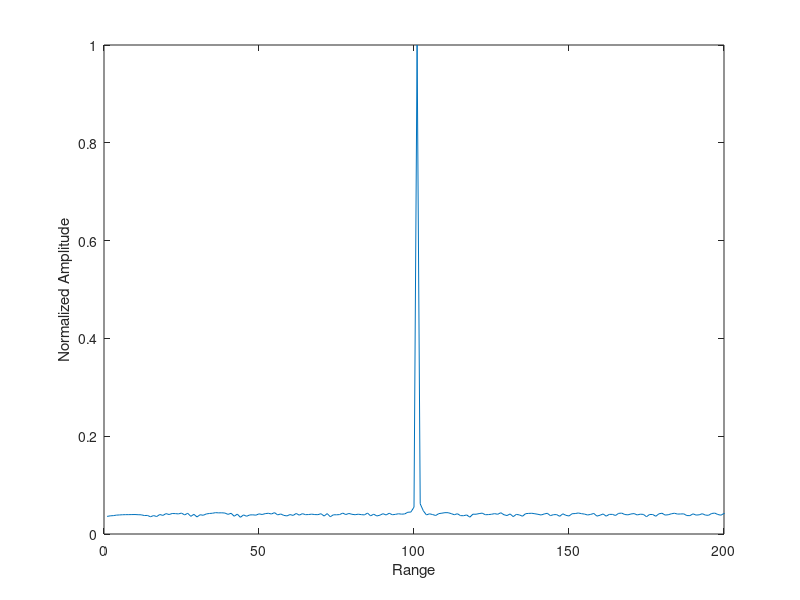
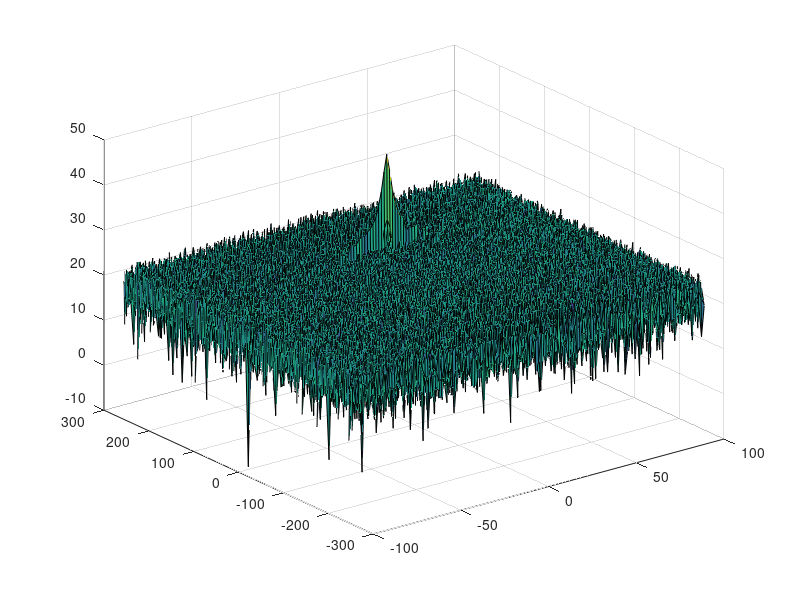
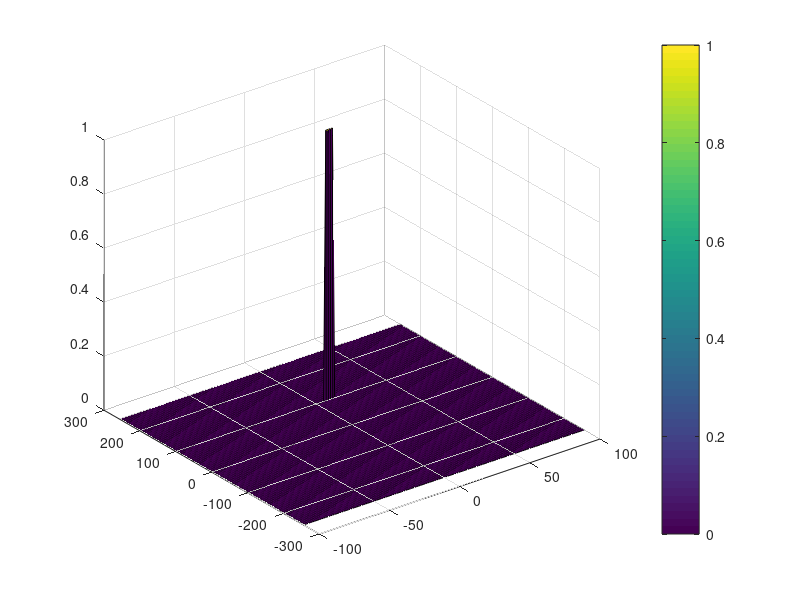

MATLAB code for these plots, in order:
clear all;
clc;
close all;
%% Radar Specifications 
%%%%%%%%%%%%%%%%%%%%%%%%%%%
% Frequency of operation = 77GHz
% Max Range = 200m
% Range Resolution = 1 m
% Max Velocity = 100 m/s
%%%%%%%%%%%%%%%%%%%%%%%%%%%

range_max = 200;
range_reso = 1;
velo_max = 100;
speed_light = 3e8;
%speed of light = 3e8
%% User Defined Range and Velocity of target
% *%TODO* :
% define the target's initial position and velocity. Note : Velocity
% remains contant
target_position = 100;
target_velo = 10;


%% FMCW Waveform Generation

% *%TODO* :
%Design the FMCW waveform by giving the specs of each of its parameters.
% Calculate the Bandwidth (B), Chirp Time (Tchirp) and Slope (slope) of the FMCW
% chirp using the requirements above.


%Operating carrier frequency of Radar 
fc= 77e9;             %carrier freq
B_sweep = speed_light / (2*range_reso);
T_chirp = 5.5*2*range_max/speed_light;
Slope = B_sweep / T_chirp;
                                                          
%The number of chirps in one sequence. Its ideal to have 2^ value for the ease of running the FFT
%for Doppler Estimation. 
Nd=128;                   % #of doppler cells OR #of sent periods % number of chirps

%The number of samples on each chirp. 
Nr=1024;                  %for length of time OR # of range cells

% Timestamp for running the displacement scenario for every sample on each
% chirp
t=linspace(0,Nd*T_chirp,Nr*Nd); %total time for samples


%Creating the vectors for Tx, Rx and Mix based on the total samples input.
Tx=zeros(1,length(t)); %transmitted signal
Rx=zeros(1,length(t)); %received signal
Mix = zeros(1,length(t)); %beat signal

%Similar vectors for range_covered and time delay.
r_t=zeros(1,length(t));
td=zeros(1,length(t));


%% Signal generation and Moving Target simulation
% Running the radar scenario over the time. 

for i=1:length(t)         
    
    
    % *%TODO* :
    %For each time stamp update the Range of the Target for constant velocity. 
    r_t(i) = target_position + t(i)*target_velo;
    td(i) = r_t(i)*2/speed_light;
    % *%TODO* :
    %For each time sample we need update the transmitted and
    %received signal. 
    Tx(i) = cos(2*pi*(fc*t(i)+0.5*Slope*t(i)^2));
    Rx (i) = cos(2*pi*(fc*(t(i)-td(i))+0.5*(t(i)-td(i))^2*Slope));
    
    % *%TODO* :
    %Now by mixing the Transmit and Receive generate the beat signal
    %This is done by element wise matrix multiplication of Transmit and
    %Receiver Signal
    Mix(i) = Tx(i).*Rx(i);
    
end

%% RANGE MEASUREMENT


 % *%TODO* :
%reshape the vector into Nr*Nd array. Nr and Nd here would also define the size of
%Range and Doppler FFT respectively.
Mix = reshape(Mix,[Nr, Nd]);
 % *%TODO* :
%run the FFT on the beat signal along the range bins dimension (Nr) and
%normalize.
fft = fft(Mix,Nr);
 % *%TODO* :
% Take the absolute value of FFT output
fft = abs(fft);
fft = fft/max(fft);
 % *%TODO* :
% Output of FFT is double sided signal, but we are interested in only one side of the spectrum.
% Hence we throw out half of the samples.
fft_out = fft(1:Nr/2+1);

%plotting the range
figure ('Name','Range from First FFT')
plot(fft)
axis ([0 200 0 1]);
ylabel('Normalized Amplitude')
xlabel('Range');

 % *%TODO* :
 % plot FFT output 


%% RANGE DOPPLER RESPONSE
% The 2D FFT implementation is already provided here. This will run a 2DFFT
% on the mixed signal (beat signal) output and generate a range doppler
% map.You will implement CFAR on the generated RDM


% Range Doppler Map Generation.

% The output of the 2D FFT is an image that has reponse in the range and
% doppler FFT bins. So, it is important to convert the axis from bin sizes
% to range and doppler based on their Max values.

Mix=reshape(Mix,[Nr,Nd]);

% 2D FFT using the FFT size for both dimensions.
sig_fft2 = fft2(Mix,Nr,Nd);

% Taking just one side of signal from Range dimension.
sig_fft2 = sig_fft2(1:Nr/2,1:Nd);
sig_fft2 = fftshift (sig_fft2);
RDM = abs(sig_fft2);
RDM = 10*log10(RDM) ;

%use the surf function to plot the output of 2DFFT and to show axis in both
%dimensions
doppler_axis = linspace(-100,100,Nd);
range_axis = linspace(-200,200,Nr/2)*((Nr/2)/400);
figure,surf(doppler_axis,range_axis,RDM);

%% CFAR implementation

%Slide Window through the complete Range Doppler Map

% *%TODO* :
%Select the number of Training Cells in both the dimensions.
Tcr = 10;
Tcd = 5;
% *%TODO* :
%Select the number of Guard Cells in both dimensions around the Cell under 
%test (CUT) for accurate estimation
Gcr = 4;
Gcd = 2;
% *%TODO* :
% offset the threshold by SNR value in dB
offset = 1.6;
% *%TODO* :
%Create a vector to store noise_level for each iteration on training cells
noise_level = zeros(Nr/2-2*(Tcd+Gcd),Nd-2*(Tcr+Gcr));
number = (2*(Tcd+Gcd)+1)*(2*(Tcr+Gcr)+1)-((2*Gcr+1)*(2*Gcd+1));

% *%TODO* :
%design a loop such that it slides the CUT across range doppler map by
%giving margins at the edges for Training and Guard Cells.
%For every iteration sum the signal level within all the training
%cells. To sum convert the value from logarithmic to linear using db2pow
%function. Average the summed values for all of the training
%cells used. After averaging convert it back to logarithimic using pow2db.
%Further add the offset to it to determine the threshold. Next, compare the
%signal under CUT with this threshold. If the CUT level > threshold assign
%it a value of 1, else equate it to 0.


   % Use RDM[x,y] as the matrix from the output of 2D FFT for implementing
   % CFAR
CFAR= zeros(size(RDM));
for j=1:Nd-2*(Tcr+Gcr)
    for i=1:Nr/2-2*(Tcd+Gcd)      
        tcp = db2pow(RDM(i:i+2*(Tcd+Gcd),j:j+2*(Gcr+Tcr)));
        tcp(Tcd+1:end-Tcd,Tcr+1:end-Tcr) = 0;
        
        noise_level(i,j) = pow2db(sum(sum(tcp))/number);
        thresh = noise_level(i,j)*offset;
        if RDM(i+(Tcd+Gcd),j+(Tcd+Gcr))>thresh
            CFAR(i+(Tcd+Gcd),j+(Tcd+Gcr)) = 1;
        else
            CFAR(i+(Tcd+Gcd),j+(Tcd+Gcr)) = 0;
        end
           
    end
end




% *%TODO* :
% The process above will generate a thresholded block, which is smaller 
%than the Range Doppler Map as the CUT cannot be located at the edges of
%matrix. Hence,few cells will not be thresholded. To keep the map size same
% set those values to 0. 








% *%TODO* :
%display the CFAR output using the Surf function like we did for Range
%Doppler Response output.
figure,surf(doppler_axis,range_axis,CFAR);
colorbar;


 
 